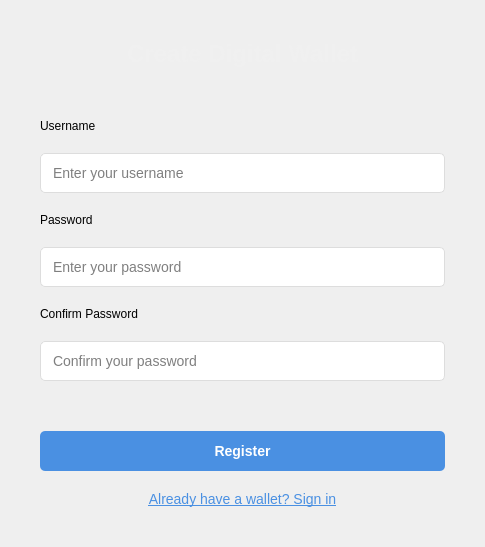
<?xml version="1.0" encoding="UTF-8"?>
<ui version="4.0">
 <class>RegisterForm</class>
 <widget class="QWidget" name="RegisterForm">
  <property name="geometry">
   <rect>
    <x>0</x>
    <y>0</y>
    <width>485</width>
    <height>547</height>
   </rect>
  </property>
  <property name="minimumSize">
   <size>
    <width>0</width>
    <height>0</height>
   </size>
  </property>
  <property name="windowTitle">
   <string>Register</string>
  </property>
  <property name="styleSheet">
   <string notr="true">
				QWidget {
				font-family: Arial, sans-serif;
				}

				QLabel#titleLabel {
				font-size: 24px;
				font-weight: bold;
				color: #f0f0f0;
				}

				QLineEdit {
				padding: 10px;
				border: 1px solid #dddddd;
				border-radius: 5px;
				font-size: 14px;
				}

				QLineEdit:focus {
				border: 1px solid #4a90e2;
				}

				QPushButton#registerButton {
				background-color: #4a90e2;
				color: white;
				border: none;
				border-radius: 5px;
				padding: 12px;
				font-size: 14px;
				font-weight: bold;
				}

				QPushButton#registerButton:hover {
				background-color: #357abD;
				}

				QPushButton#registerButton:pressed {
				background-color: #2a5a8D;
				}

				QLabel#signInLink {
				color: #4a90e2;
				text-decoration: underline;
				font-size: 14px;
				}

				QLabel#signInLink:hover {
				color: #357abD;
				}
			</string>
  </property>
  <layout class="QVBoxLayout" name="verticalLayout">
   <property name="spacing">
    <number>20</number>
   </property>
   <property name="leftMargin">
    <number>40</number>
   </property>
   <property name="topMargin">
    <number>40</number>
   </property>
   <property name="rightMargin">
    <number>40</number>
   </property>
   <property name="bottomMargin">
    <number>40</number>
   </property>
   <item>
    <widget class="QLabel" name="titleLabel">
     <property name="text">
      <string>Create Digital Wallet</string>
     </property>
     <property name="alignment">
      <set>Qt::AlignmentFlag::AlignCenter</set>
     </property>
    </widget>
   </item>
   <item>
    <spacer name="verticalSpacer">
     <property name="orientation">
      <enum>Qt::Orientation::Vertical</enum>
     </property>
     <property name="sizeHint" stdset="0">
      <size>
       <width>20</width>
       <height>20</height>
      </size>
     </property>
    </spacer>
   </item>
   <item>
    <widget class="QLabel" name="usernameLabel">
     <property name="text">
      <string>Username</string>
     </property>
    </widget>
   </item>
   <item>
    <widget class="QLineEdit" name="usernameEdit">
     <property name="placeholderText">
      <string>Enter your username</string>
     </property>
    </widget>
   </item>
   <item>
    <widget class="QLabel" name="passwordLabel">
     <property name="text">
      <string>Password</string>
     </property>
    </widget>
   </item>
   <item>
    <widget class="QLineEdit" name="passwordEdit">
     <property name="echoMode">
      <enum>QLineEdit::EchoMode::Password</enum>
     </property>
     <property name="placeholderText">
      <string>Enter your password</string>
     </property>
    </widget>
   </item>
   <item>
    <widget class="QLabel" name="confirmPasswordLabel">
     <property name="text">
      <string>Confirm Password</string>
     </property>
    </widget>
   </item>
   <item>
    <widget class="QLineEdit" name="confirmPasswordEdit">
     <property name="echoMode">
      <enum>QLineEdit::EchoMode::Password</enum>
     </property>
     <property name="placeholderText">
      <string>Confirm your password</string>
     </property>
    </widget>
   </item>
   <item>
    <spacer name="verticalSpacer_2">
     <property name="orientation">
      <enum>Qt::Orientation::Vertical</enum>
     </property>
     <property name="sizeHint" stdset="0">
      <size>
       <width>20</width>
       <height>20</height>
      </size>
     </property>
    </spacer>
   </item>
   <item>
    <widget class="QPushButton" name="registerButton">
     <property name="text">
      <string>Register</string>
     </property>
    </widget>
   </item>
   <item>
    <layout class="QHBoxLayout" name="horizontalLayout"/>
   </item>
   <item>
    <widget class="QLabel" name="signInLink">
     <property name="cursor">
      <cursorShape>PointingHandCursor</cursorShape>
     </property>
     <property name="text">
      <string>Already have a wallet? Sign in</string>
     </property>
     <property name="alignment">
      <set>Qt::AlignmentFlag::AlignCenter</set>
     </property>
    </widget>
   </item>
  </layout>
 </widget>
 <resources/>
 <connections/>
</ui>
